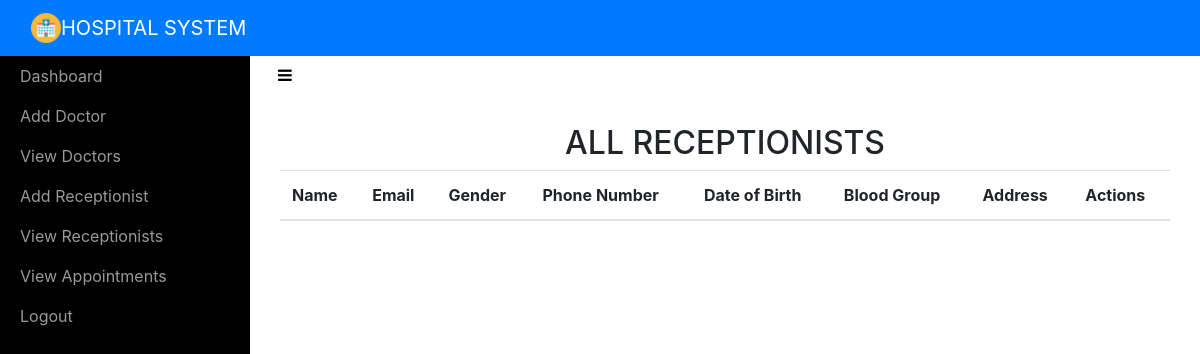
The app's page /adminviewReceptionist/ (signed in), older data.
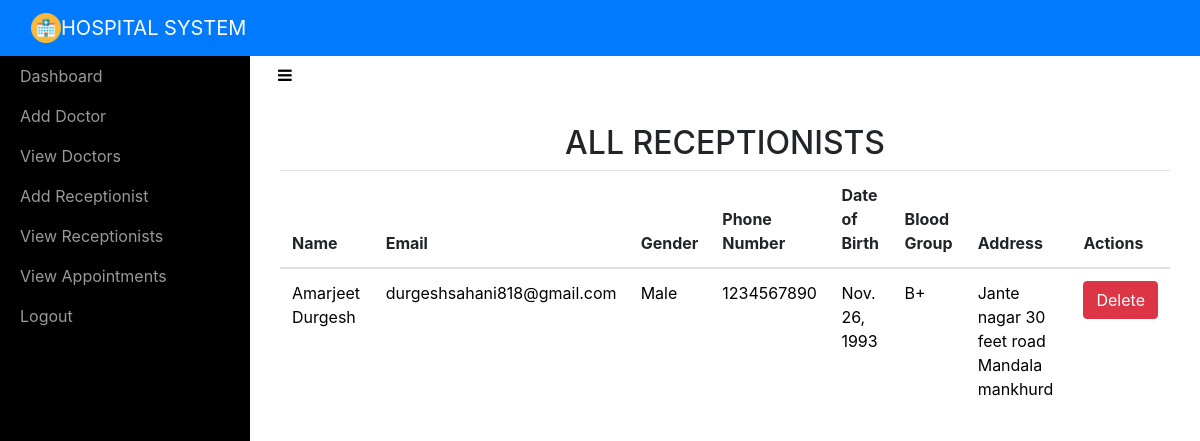
The same page, newer data.
### sitehandler/models.py (models this page shows, shortened)
class Receptionist(models.Model):
	name = models.CharField(max_length=50)
	email = models.EmailField(unique=True)
	password = models.CharField(max_length=16)
	gender = models.CharField(max_length=10)
	phonenumber = models.CharField(max_length=10)
	address = models.CharField(max_length=100)
	birthdate = models.DateField()
	bloodgroup = models.CharField(max_length=5)

### sitehandler/views.py (the view)
# urls.py: path('adminviewReceptionist/',adminviewReceptionist,name='adminviewReceptionist'),
def adminviewReceptionist(request):
	if not request.user.is_staff:
		return redirect('login_admin')
	rec = Receptionist.objects.all()
	r = { 'rec' : rec }
	return render(request,'adminviewreceptionists.html',r)

### sitehandler/templates/adminviewreceptionists.html (shortened to what this page needs)
<!DOCTYPE html>
<html>
<head>
    {% include 'include.html' %}
    {% load static %}
    <link rel="stylesheet" type="text/css" href="https://cdn.datatables.net/1.10.21/css/jquery.dataTables.min.css">
    <link rel="stylesheet" type="text/css" href="https://cdn.datatables.net/buttons/1.6.2/css/buttons.dataTables.min.css">
</head>
<body>
    {% include 'adminnav.html' %}
    <div id="wrapper">
        {% include 'admin_include.html'%}
        <div class="page-content-wrapper">
            <div class="container-fluid"><a class="btn btn-link" role="button" id="menu-toggle" href="#menu-toggle"><i class="fa fa-bars" style="color: black;"></i></a>
                <h2 class="text-center">ALL RECEPTIONISTS</h2>
                <section id="team" class="pb-5">
                    <div class="container">
                       <table class="table" id="example">
                            <thead>
                                <tr>
                                    <th>Name</th>
                                    <th>Email</th>
                                    <th>Gender</th>
                                    <th>Phone Number</th>
                                    <th>Date of Birth</th>
                                    <th>Blood Group</th>
                                    <th>Address</th>
                                    <th>Actions</th>
                                </tr>
                            </thead>
                            <tbody>
                                {% for i in rec %}
                                <tr style="color: black;">
                                    <td>{{ i.name }}</td>
                                    <td>{{ i.email }}</td>
                                    <td>{{ i.gender }}</td>
                                    <td>{{ i.phonenumber }}</td>
                                    <td>{{ i.birthdate }}</td>
                                    <td>{{ i.bloodgroup }}</td>
                                    <td>{{ i.address }}</td>
                                    <td><a href="{% url 'admin_delete_receptionist' i.id  i.email %}" onclick="return confirm('Are you sure you want to delete?')" class="btn btn-danger">Delete</a></td>
                                </tr>
                                {% endfor %}
                            </tbody>
                        </table>
                    </div>
                </section>
            </div>
        </div>
    </div>
</body>
</html>

Row changes from the older to the newer data that the page shows:
added Receptionist: name "Amarjeet Durgesh", email "durgeshsahani818@gmail.com", gender "Male", phonenumber "1234567890", birthdate "Nov. 26, 1993", bloodgroup "B+", address "Jante nagar 30 feet road Mandala mankhurd"
